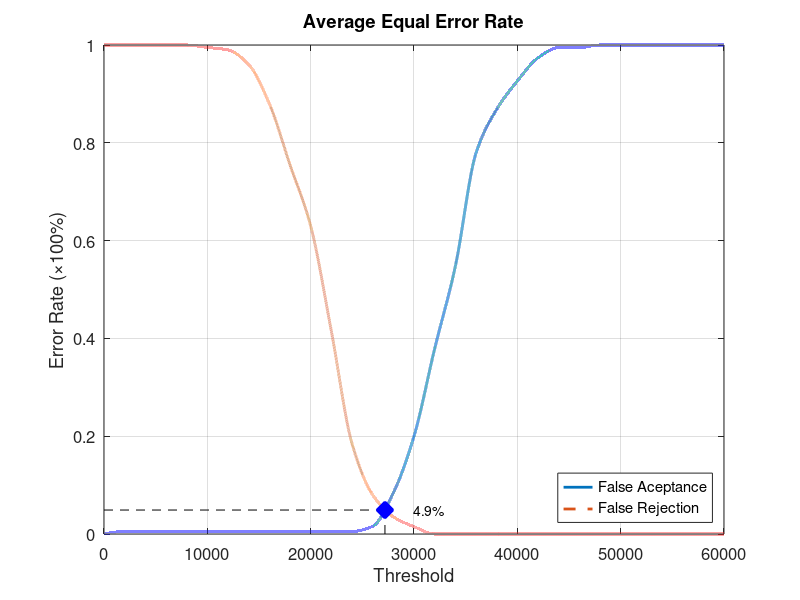
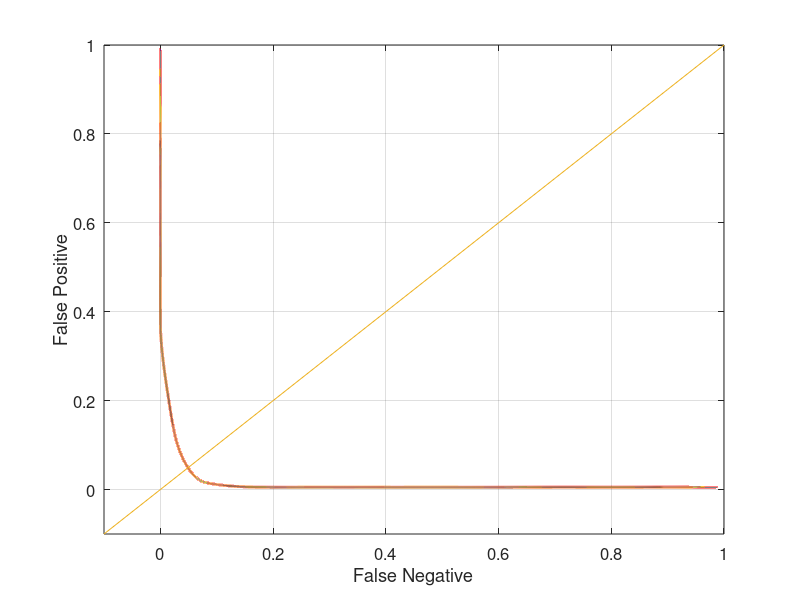

Recreate these plots in MATLAB, in order.
function yEER = Database5_3
close all;
clear;
clc;
x = 0:2000:60000;
xq = 0:0.5:60000;

y0 = [0 0.00526316 0.00526316 0.00526316 0.00526316 0.00526316 0.00526316 0.00526316 0.00526316 0.00526316 0.00526316 0.00526316 0.00526316 0.0157895 0.0842105 0.2 0.378947 0.547368 0.778947 0.868421 0.926316 0.973684 0.994737 0.994737 1 1 1 1 1 1 1];
yy0 = interp1(x, y0, xq, 'pchip');
y1 = [1 1 1 1 1 0.995 0.99 0.96 0.88 0.755 0.63 0.415 0.185 0.08 0.035 0.015 0 0 0 0 0 0 0 0 0 0 0 0 0 0 0];
yy1 = interp1(x, y1, xq, 'pchip');

% Calculating EER: 
y2 = abs(y0 - y1);
find(y2 == min(y2))
yy2 = abs(yy0 - yy1);
xEER = find(yy2 == min(yy2));
xEERIndex = xq(xEER) % X-axis EER
yEER = yy0(xEER) % Y-axis EER

main = figure
plot(xq, yy0,'-','LineWidth', 2);	hold on
plot(xq, yy1,'--','LineWidth', 2);	hold on
plot([xEERIndex xEERIndex], [0 yEER], 'k--');	hold on
plot([0 xEERIndex], [yEER yEER], 'k--');	hold on
plot(xEERIndex, yEER, 'bx', 'LineWidth', 10);	hold on
text(xEERIndex + 10 * xEERIndex / 100, yEER, [num2str(round((10000 * yEER)) / 100) '%'])
legend('False Aceptance', 'False Rejection', 'Location', 'SouthEast')
xlabel('Threshold')
ylabel('Error Rate (\times100%)')
title('Average Equal Error Rate')
set(gca, 'FontSize', 12)
axis([0 60000 0 1])
grid on

print(main, 'Database5_3Main', '-dpng');
FNRxFPR = figure('Color', [1 1 1]);
plot(yy1, yy0, '-', yy1, yy0, 'LineWidth', 2);
hold on
y = -0.1:0.1:1
plot(y, y); 
set(gca, 'FontSize', 12)
xlabel('False Negative')
ylabel('False Positive')
axis([-0.1 1 -0.1 1])
set(gca, 'FontSize', 12)
grid on

print(FNRxFPR, 'Database5_3FNRxFPR','-dpng');
end
